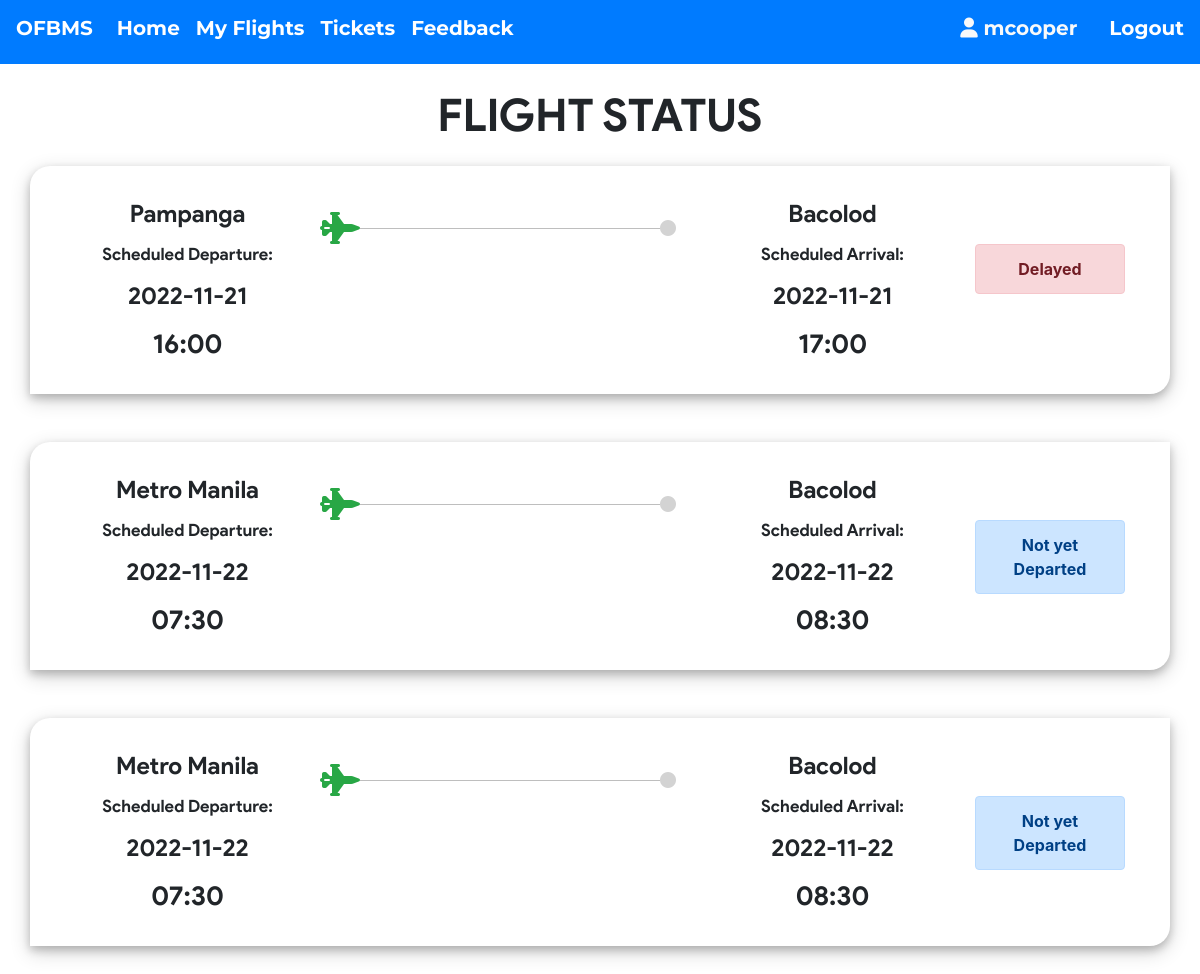
The app's page /my_flights.php (signed in) with its own data.
### tables this page shows
CREATE TABLE `ticket` (
  `ticket_id` int(11) NOT NULL,
  `passenger_id` int(11) NOT NULL,
  `flight_id` int(11) NOT NULL,
  `user_id` int(11) NOT NULL,
  `seat_no` varchar(10) NOT NULL,
  `cost` int(11) NOT NULL,
  `class` varchar(3) NOT NULL
);

CREATE TABLE `flight` (
  `flight_id` int(11) NOT NULL,
  `admin_id` int(11) NOT NULL,
  `arrivale` datetime NOT NULL,
  `departure` datetime NOT NULL,
  `Destination` varchar(20) NOT NULL,
  `source` varchar(20) NOT NULL,
  `airline` varchar(20) NOT NULL,
  `Seats` varchar(110) NOT NULL,
  `duration` varchar(20) NOT NULL,
  `Price` int(11) NOT NULL,
  `status` varchar(6) DEFAULT NULL,
  `issue` varchar(50) DEFAULT NULL,
  `last_seat` varchar(5) DEFAULT '',
  `bus_seats` int(11) DEFAULT 20,
  `last_bus_seat` varchar(5) DEFAULT ''
);

### my_flights.php (the view, shortened to what this page needs)
<?php if(isset($_SESSION['userId'])) {
    require 'helpers/init_conn_db.php';
?>
<main>
    <div class="container">
    <h1 class="text-center  mt-4 mb-4">FLIGHT STATUS</h1>
    <?php
    $sql_t = 'SELECT * FROM Ticket WHERE user_id=?';
    $stmt_t = mysqli_stmt_init($conn);
    if(!mysqli_stmt_prepare($stmt_t,$sql_t)) {
        header('Location: ticket.php?error=sqlerror');
        exit();
    } else {
        mysqli_stmt_bind_param($stmt_t,'i',$_SESSION['userId']);
        mysqli_stmt_execute($stmt_t);
        $result_t = mysqli_stmt_get_result($stmt_t);
        while($row_t = mysqli_fetch_assoc($result_t)) {
            $sql = 'SELECT * FROM Passenger_profile WHERE passenger_id=?';
            $stmt = mysqli_stmt_init($conn);
            if(!mysqli_stmt_prepare($stmt,$sql)) {
                header('Location: my_flights.php?error=sqlerror');
                exit();
            } else {
                mysqli_stmt_bind_param($stmt,'i',$row_t['passenger_id']);
                mysqli_stmt_execute($stmt);
                $result = mysqli_stmt_get_result($stmt);
                if ($row = mysqli_fetch_assoc($result)) {
                    $sql_f = 'SELECT * FROM Flight WHERE flight_id=? ';
                    $stmt_f = mysqli_stmt_init($conn);
                    if(!mysqli_stmt_prepare($stmt_f,$sql_f)) {
                        header('Location: my_flights.php?error=sqlerror');
                        exit();
                    } else {
                        mysqli_stmt_bind_param($stmt_f,'i',$row_t['flight_id']);
                        mysqli_stmt_execute($stmt_f);
                        $result_f = mysqli_stmt_get_result($stmt_f);
                        if($row_f = mysqli_fetch_assoc($result_f)) {
                            $date_time_dep = $row_f['departure'];
                            $date_dep = substr($date_time_dep,0,10);
                            $time_dep = substr($date_time_dep,10,6) ;
                            $date_time_arr = $row_f['arrivale'];
                            $date_arr = substr($date_time_arr,0,10);
                            $time_arr = substr($date_time_arr,10,6) ;
                            if($row_f['status'] === '') {
                                $status = "Not yet Departed";
                                $alert = 'alert-primary';
                            } else if($row_f['status'] === 'dep') {
                                $status = "Departed";
                                $alert = 'alert-info';
                            } else if($row_f['status'] === 'issue') {
                                $status = "Delayed";
                                $alert = 'alert-danger';
                            } else if($row_f['status'] === 'arr') {
                                $status = "Arrived";
                                $alert = 'alert-success';
                            }
                            echo '
                            <div class="row out mb-5 ">
                                <div class="col-md-4 order-lg-3 order-md-1"> ';
                                if($row_f['status'] === 'arr') {
                                    echo '
                                    <div class="row">
                                        <div class="col-1 p-0 m-0">
                                            <i class="fa fa-circle mt-4 text-success"
                                                style="float: right;"></i>
                                        </div>
                                        <div class="col-10 p-0 m-0 mt-3" style="float: right;">
                                            <hr class="bg-success">
                                        </div>
                                        <div class="col-1 p-0 m-0">
                                            <i class="fa fa-2x fa-fighter-jet mt-3 text-success"
                                                ></i>
                                        </div>
                                    </div>
                                    ';
                                } else {
                                    echo '
                                    <div class="row">
                                        <div class="col-1 p-0 m-0">
                                            <i class="fa fa-2x fa-fighter-jet mt-3 text-success"
                                                style="float: right;"></i>
                                        </div>
                                        <div class="col-10 p-0 m-0 mt-3" style="float: right;">
                                            <hr style="background-color: lightgrey;">
                                        </div>
                                        <div class="col-1 p-0 m-0">
                                            <i class="fa fa-circle mt-4"
                                                style="color: lightgrey;"></i>
                                        </div>
                                    </div>
                                    ';
                                }
                                    echo '
                                </div>
                                <div class="col-md-3 col-6 order-md-2 pl-0 text-center
                                    order-lg-2 card-dep">
                                    <p class="city">'.$row_f['source'].'</p>
                                    <p class="stat">Scheduled Departure:</p>
                                    <p class="date">'.$date_dep.'</p>
                                    <p class="time">'.$time_dep.'</p>
                                </div>
                                <div class="col-md-3 col-6 order-md-4 pr-0 text-center
                                    order-lg-4 card-arr"
                                    style="float: right;">
                                    <p class="city">'.$row_f['Destination'].'</p>
                                    <p class="stat">Scheduled Arrival:</p>
                                    <p class="date">'.$date_arr.'</p>
                                    <p class="time">'.$time_arr.'</p>
                                </div>
                                <div class="col-lg-2 order-md-12">
                                    <div class="alert '.$alert.' mt-5 text-center"
                                        role="alert">
                                        '.$status.'
                                    </div>
                                </div>
                            </div> ';
                        }
                    }
                }
            }
        }
    }
    ?>
</div>
</main>
<?php } ?>

### my_flights.php (style rules this page uses)
body { background: transparent; }
div.out { padding: 30px; box-shadow: 0 4px 8px 0 rgba(0, 0, 0, 0.2), 0 6px 20px 0 rgba(0, 0, 0, 0.19); border-top-left-radius: 20px; border-bottom-right-radius: 20px; }
.city { font-size: 24px; }
p { margin-bottom: 10px; font-family: product sans; }
.alert { font-weight: bold; }
.date { font-size: 24px; }
.time { font-size: 27px; margin-bottom: 0px; }
.stat { font-size: 17px; }
h1 { font-weight: lighter !important; font-size: 45px !important; margin-bottom: 20px; font-family :'product sans' !important; font-weight: bolder; }
.row { background-color: white; }

### records on screen
ticket: flight.source "Pampanga", flight.departure "2022-11-21", flight.departure "16:00", flight.Destination "Bacolod", flight.arrivale "2022-11-21", flight.arrivale "17:00", flight.status "Delayed"
ticket: flight.source "Metro Manila", flight.departure "2022-11-22", flight.departure "07:30", flight.Destination "Bacolod", flight.arrivale "2022-11-22", flight.arrivale "08:30", flight.status "Not yet Departed"
ticket: flight.source "Metro Manila", flight.departure "2022-11-22", flight.departure "07:30", flight.Destination "Bacolod", flight.arrivale "2022-11-22", flight.arrivale "08:30", flight.status "Not yet Departed"

### other values on screen
$_SESSION['userUid'] "mcooper"
